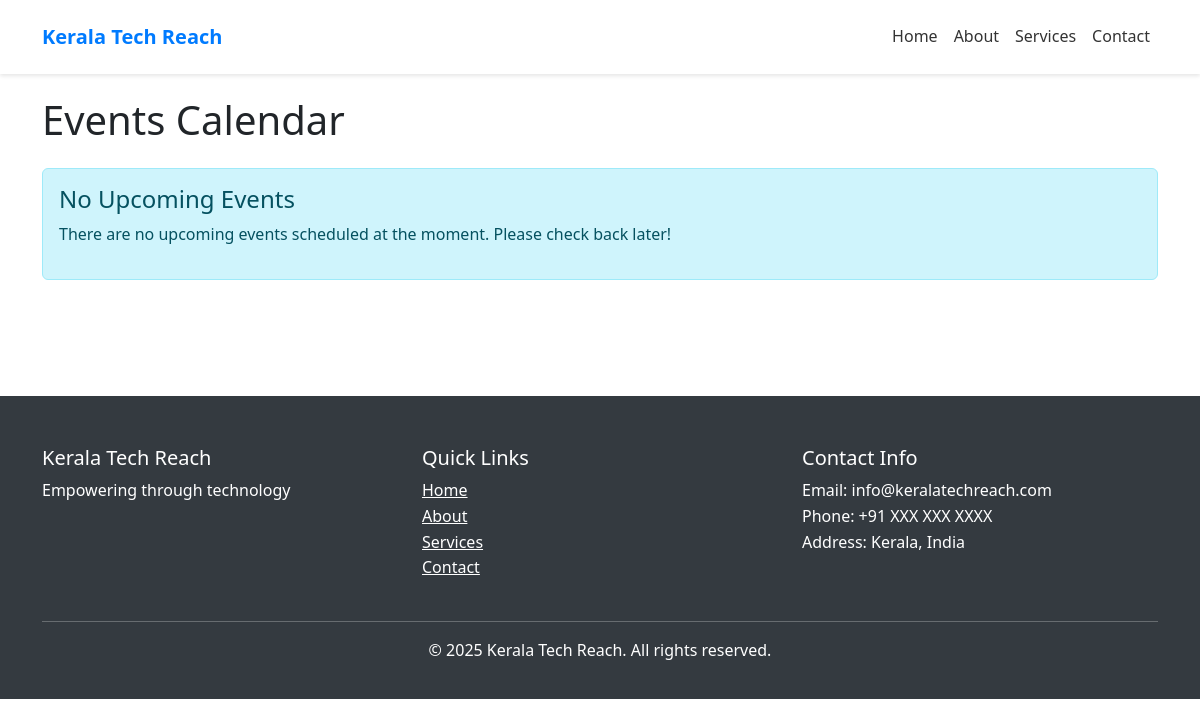
Page /events/ on the earlier database version.
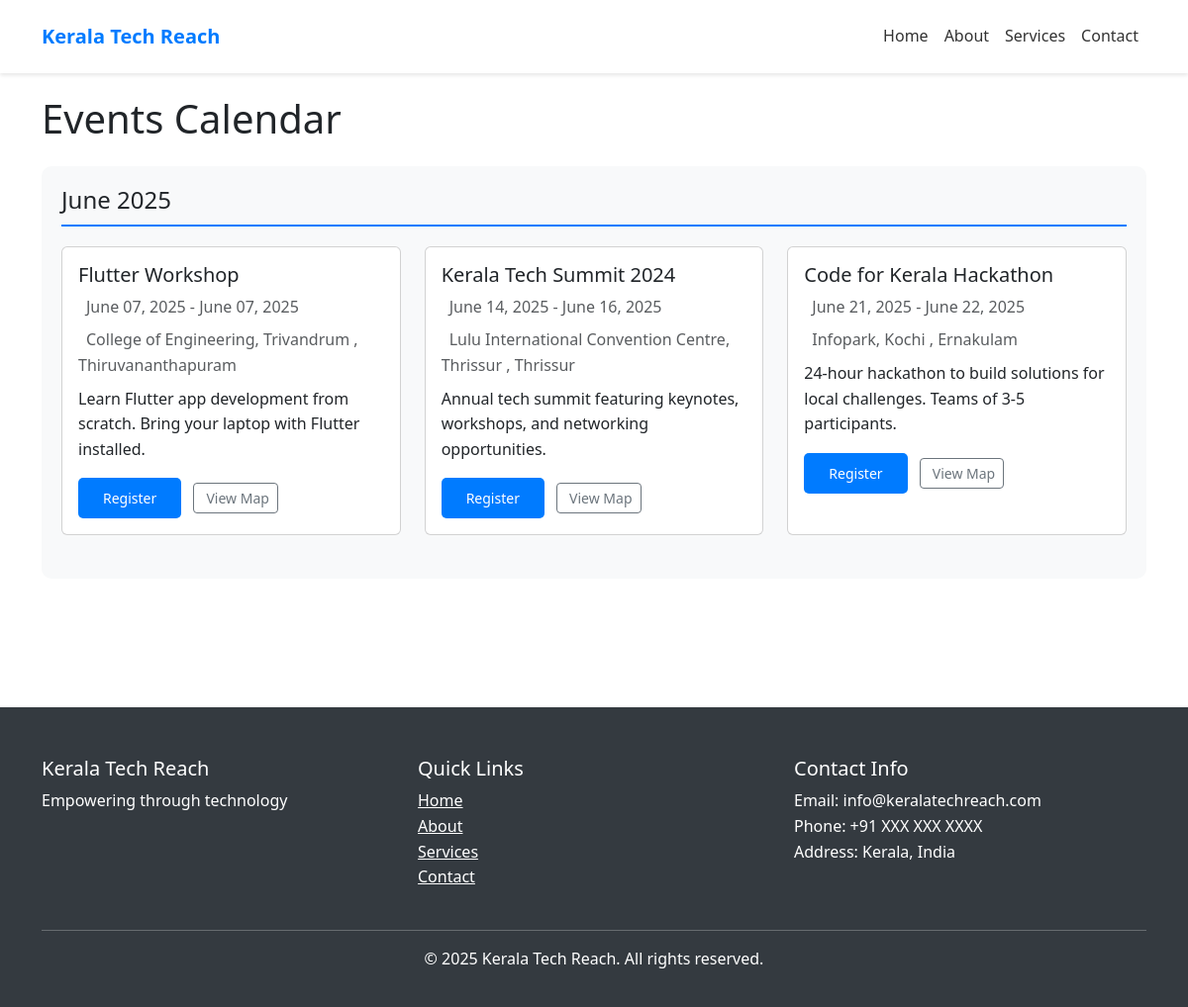
Same page on the later database version.
### admindashboard/models.py (models this page shows, shortened)
class Event(models.Model):
    name = models.CharField(max_length=255)
    event_start = models.DateTimeField()
    event_end = models.DateTimeField(blank=True, null=True)
    place = models.CharField(max_length=255)
    link = models.URLField(blank=True, null=True)
    description = models.TextField(blank=True, null=True)
    map_link = models.URLField(blank=True, null=True)
    district = models.ForeignKey(District, on_delete=models.SET_NULL, null=True, blank=True)
    category = models.ForeignKey(EventCategory, on_delete=models.SET_NULL, null=True, blank=True)
    updated_at = models.DateTimeField(auto_now=True)
    is_published = models.BooleanField(default=False)
    created_by = models.ForeignKey('UserProfile', on_delete=models.CASCADE)

class District(models.Model):
    name = models.CharField(max_length=100)
    is_active = models.BooleanField(default=True)
    created_by = models.ForeignKey('UserProfile', on_delete=models.CASCADE, related_name='created_districts')
    def __str__(self):
        return self.name

### publicpage/views.py (the view)
# urls.py: path('events/', views.events_list, name='events'),
def events_list(request):
    now = timezone.now()
    events = Event.objects.filter(
        event_start__gte=now,
        is_published=True
    ).order_by('event_start')
    paginator = Paginator(events, 10)  # Show 10 events per page
    page = request.GET.get('page')
    events_page = paginator.get_page(page)
    events_by_month = {}
    for event in events:
        month_key = event.event_start.strftime('%B %Y')
        if month_key not in events_by_month:
            events_by_month[month_key] = []
        events_by_month[month_key].append(event)
    context = {
        'events': events_page,
        'events_by_month': events_by_month,
    }
    return render(request, 'publicpage/events_list.html', context)

### publicpage/templates/publicpage/events_list.html (shortened to what this page needs)
{% extends 'publicpage/base.html' %}
{% block content %}
<div class="container mt-5 pt-5">
    <div class="row">
        <div class="col-12">
            <h1 class="mb-4">Events Calendar</h1>
            {% if events_by_month %}
                {% for month, month_events in events_by_month.items %}
                    <div class="month-section">
                        <h2 class="month-header h4">{{ month }}</h2>
                        <div class="row">
                            {% for event in month_events %}
                                <div class="col-md-6 col-lg-4 mb-4">
                                    <div class="card event-card h-100">
                                        <div class="card-body">
                                            <h5 class="card-title">{{ event.name }}</h5>
                                            <p class="text-muted mb-2">
                                                {{ event.event_start|date:"F d, Y" }}
                                                {% if event.event_end %}
                                                    - {{ event.event_end|date:"F d, Y" }}
                                                {% endif %}
                                            </p>
                                            {% if event.place %}
                                                <p class="text-muted mb-2">
                                                    {{ event.place }}
                                                    {% if event.district %}
                                                        , {{ event.district }}
                                                    {% endif %}
                                                </p>
                                            {% endif %}
                                            <p class="card-text">{{ event.description|truncatewords:30 }}</p>
                                            <div class="mt-3">
                                                {% if event.link %}
                                                    <a href="{{ event.link }}" class="btn btn-primary btn-sm me-2">Register</a>
                                                {% endif %}
                                                {% if event.map_link %}
                                                    <a href="{{ event.map_link }}" class="btn btn-outline-secondary btn-sm" target="_blank">
                                                         View Map
                                                    </a>
                                                {% endif %}
                                            </div>
                                        </div>
                                    </div>
                                </div>
                            {% endfor %}
                        </div>
                    </div>
                {% endfor %}
            {% else %}
                <div class="alert alert-info">
                    <h4 class="alert-heading">No Upcoming Events</h4>
                    <p>There are no upcoming events scheduled at the moment. Please check back later!</p>
                </div>
            {% endif %}
        </div>
    </div>
</div>
{% endblock %}

Differences in the rows shown:
added Event: month "June 2025", name "Flutter Workshop", event_start "June 07, 2025", event_end "June 07, 2025", place "College of Engineering, Trivandrum", district "Thiruvananthapuram", description "Learn Flutter app development from scratch. Bring your laptop with Flutter installed."
added Event: name "Kerala Tech Summit 2024", event_start "June 14, 2025", event_end "June 16, 2025", place "Lulu International Convention Centre, Thrissur", district "Thrissur", description "Annual tech summit featuring keynotes, workshops, and networking opportunities.", shown under "June 2025"
added Event: name "Code for Kerala Hackathon", event_start "June 21, 2025", event_end "June 22, 2025", place "Infopark, Kochi", district "Ernakulam", description "24-hour hackathon to build solutions for local challenges. Teams of 3-5 participants.", shown under "June 2025"
Other differences:
text no longer shown: "No Upcoming Events There are no upcoming events scheduled at the moment. Please check back later!"
